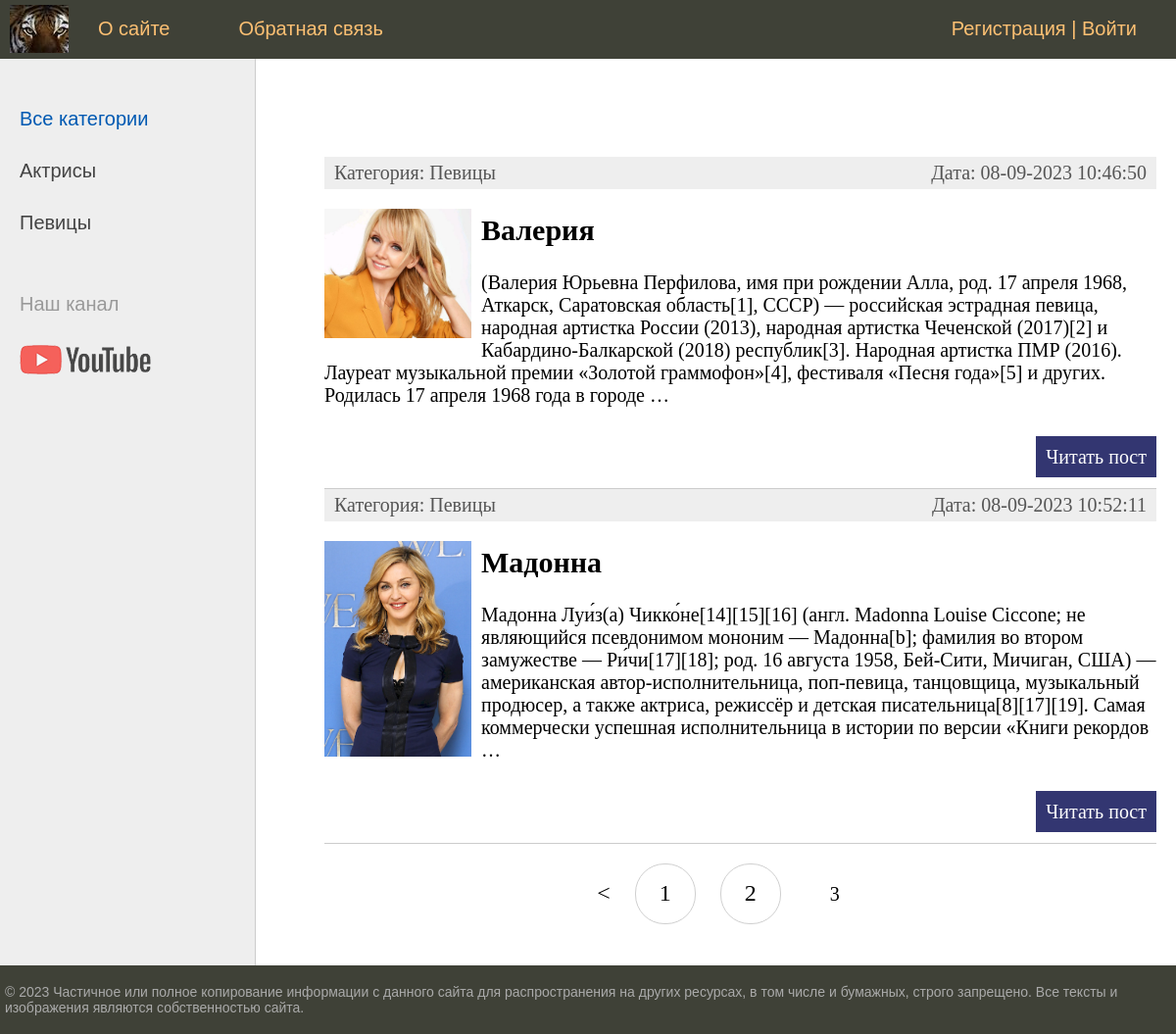
Page /?page=3 on the earlier database version.
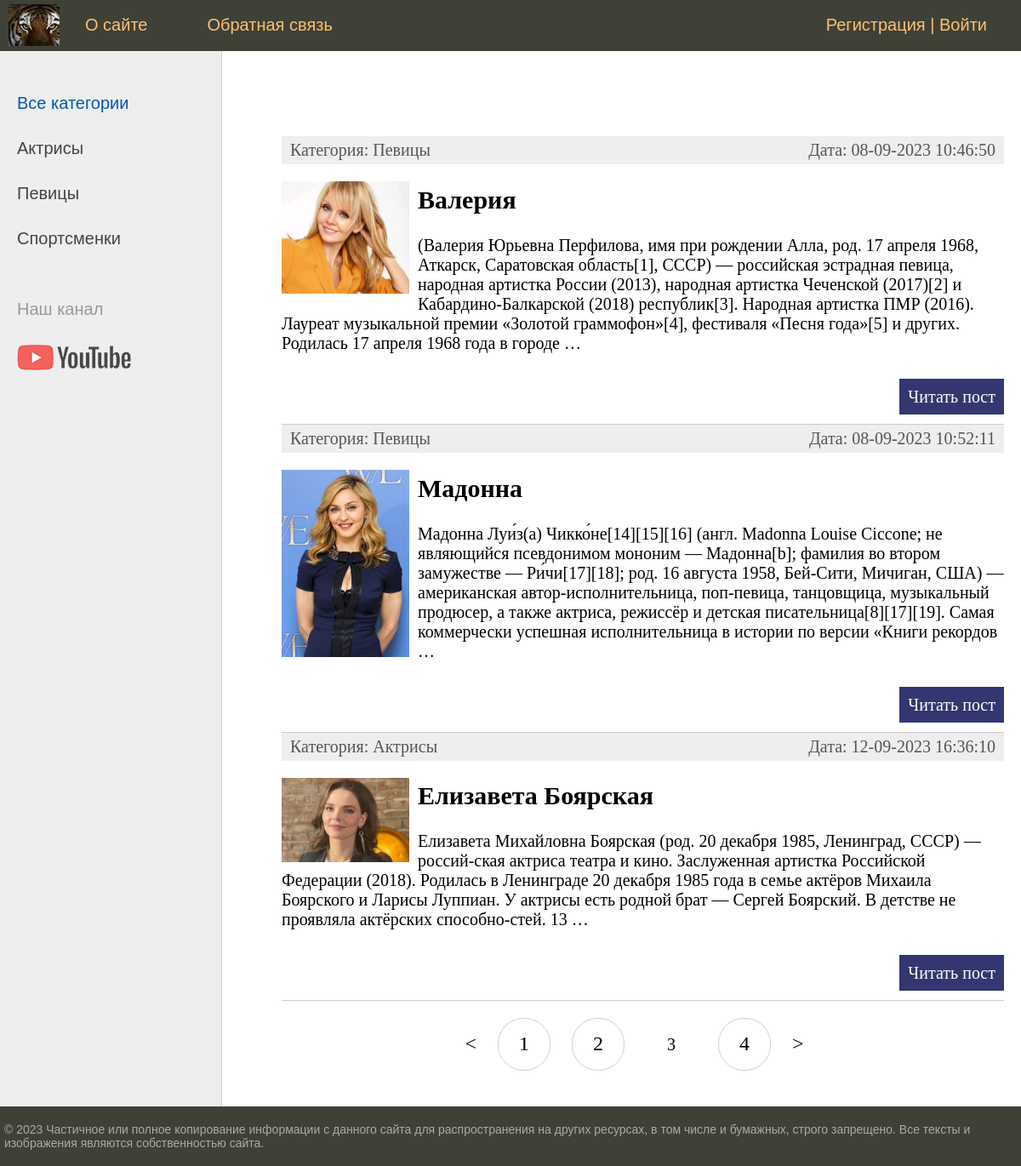
Same page on the later database version.
### women/models.py (models this page shows, shortened)
class Category(models.Model):
    name = models.CharField(
        max_length=100, db_index=True, verbose_name='Категория')
    slug = models.SlugField(max_length=255, unique=True,
                            db_index=True, verbose_name='URL')
    def __str__(self):
        return self.name
    def get_absolute_url(self):
        return reverse("category", kwargs={"cat_slug": self.slug})
    class Meta:
        verbose_name = 'Категории'
        verbose_name_plural = 'Категории'
        ordering = ['id']

class Women(models.Model):
    title = models.CharField(max_length=255, verbose_name='Заголовок')
    slug = models.SlugField(max_length=255, unique=True,
                            db_index=True, verbose_name='URL')
    content = models.TextField(blank=True, verbose_name='Текст статьи')
    photo = models.ImageField(
        upload_to='photos/%Y/%m/%d/', verbose_name='Фото')
    time_create = models.DateTimeField(
        auto_now_add=True, verbose_name='Время создания')
    time_update = models.DateTimeField(
        auto_now=True, verbose_name='Время изменения')
    is_published = models.BooleanField(default=True, verbose_name='Публикация')
    cat = models.ForeignKey(
        'Category', on_delete=models.PROTECT, verbose_name='Категории')
    def get_absolute_url(self):
        return reverse("post", kwargs={"post_slug": self.slug})
    class Meta:
        verbose_name = 'Известные женщины'
        verbose_name_plural = 'Известные женщины'
        ordering = ['time_create', 'title']

### women/views.py (the view)
# urls.py: path('', views.WomenHome.as_view(), name='home'),  # cache_page(60)(views.WomenHome.as_view())
class WomenHome(DataMixin, ListView):
    model = Women
    template_name = 'women/index.html'
    context_object_name = 'posts'
    def get_context_data(self, *, object_list=None, **kwargs):
        context = super().get_context_data(**kwargs)
        c_def = self.get_user_context(title="Главная страница")
        return context | c_def
    def get_queryset(self):
        return Women.objects.filter(is_published=True).select_related('cat')

### women/utils.py (called while the page is built)
    def get_user_context(self, **kwargs):
        context = kwargs
        cats = Category.objects.annotate(Count('women'))
        user_menu = menu.copy()
        if not self.request.user.is_authenticated:
            user_menu.pop(1)
        context['menu'] = user_menu
        context['cats'] = cats
        if 'cat_selected' not in context:
            context['cat_selected'] = 0
        return context

### women/templates/women/index.html (shortened to what this page needs)
{% extends 'women/base.html' %} {% block content %}
<ul class="list-articles">
  {% for p in posts %}
  <li><div class='article-panel'>
    <p class='first'>Категория: {{p.cat}}</p>
    <p class='last'>Дата: {{p.time_update|date:"d-m-Y H:i:s"}}</p>
  </div>
{% if p.photo %}
  <p><img class="img-article-left thumb" src="{{p.photo.url}}"></p>
{% endif %}
    <h2>{{ p.title }}</h2>
    {% autoescape on %} {{p.content|linebreaks|truncatewords:50}}
    {% endautoescape %}
    <p class="link-read-post">
      <a href="{{ p.get_absolute_url }}">Читать пост</a>
    </p>
  </li>
  {% endfor %}
</ul>
{% endblock %}

### women/templates/women/base.html (shortened to what this page needs)
{% load static %}
{% load women_tags %}
<!DOCTYPE html>
<html>
<head>
	<link type="text/css" href="{% static 'women/css/styles.css' %}" rel="stylesheet" />
</head>
<body>
<table class="table-page" border=0 cellpadding="0" cellspacing="0">
<tr><td valign=top>
{% block mainmenu %}
		<div class="header">
			<ul id="mainmenu" class="mainmenu">
			<li class="logo"><a href="{% url 'home' %}"><div class="logo"></div></a></li>
{% for m in menu %}
			<li><a href="{% url m.url_name %}">{{m.title}}</a></li>
{% endfor %}
			{% if request.user.is_authenticated %}
			<li class="last"> {{user.username}} | <a href="{% url 'logout' %}">Выйти</a></li>
			{% else %}
			<li class="last"><a href="{% url 'register' %}">Регистрация</a> | <a href="{% url 'login' %}">Войти</a></li>
			{% endif %}
			</ul>
		</div>
{% endblock mainmenu %}
<table class="table-content" border=0 cellpadding="0" cellspacing="0">
<tr>
	<td valign="top" class="left-chapters">
	<ul id="leftchapters">
{% if cat_selected == 0 %}
		<li class='selected'>Все категории</li>
{% else %}
		<li><a href="{% url 'home' %}">Все категории</a></li>
{% endif %}
{% for c in cats %}
{% if c.women__count > 0 %}
	{% if c.pk == cat_selected %}
		<li class='selected'>{{c.name}}</li>
	{% else %}
		<li><a href="{{ c.get_absolute_url }}">{{c.name}}</a></li>
	{% endif %}
{% endif %}
{% endfor %}
		<li class="share">
		<p>Наш канал</p>
		<a class="share-yt" href="https://www.youtube.com/channel/UChuUF3vVD_1kyIN5po31eXw" target="_blank" rel="nofollow"></a>
		</li>
	</ul>
</td>
<td valign="top" class="content">
	<div class="content-text">
{% block content %}
{% endblock %}
{% if page_obj.has_other_pages %}
<nav class="list-pages">
    <ul>
{% if page_obj.has_previous %}
<li "page-num">
	<a href="?page={{ page_obj.previous_page_number }}">&lt</a>
</li>
{% endif %}
        {% for p in paginator.page_range %}
		{% if page_obj.number == p %}
		<li class="page-num page-num-selected">{{ p }}</li>
		{% elif p >= page_obj.number|add:-2 and p <= page_obj.number|add:2 %}
		<li class="page-num">
            <a href="?page={{ p }}">{{ p }}</a>
        </li>
        {% endif %}
        {% endfor %}
{% if page_obj.has_next %}
<li "page-num">
	<a href="?page={{ page_obj.next_page_number }}">&gt</a>
	</li>
	{% endif %}
    </ul>
</nav>
{% endif %}
	</div>
</td></tr></table>
</td></tr>
<tr><td valign=top>
	<div id="footer">
		<p>&copy; 2023 Частичное или полное копирование информации с данного
      сайта для распространения на других ресурсах, в том числе и
      бумажных, строго запрещено. Все тексты и изображения являются
      собственностью сайта.</p>
	</div>
</td></tr></table>
</body>
</html>

### women/static/women/css/styles.css (style rules this page uses)
html, body { font-family: 'Arial'; margin: 0; padding: 0; height: 100%; width: 100%; color: #444; }
a { color: #0059b2; text-decoration: none; }
img { max-width: 600px; height: auto; }
img.img-article-left { max-width: 300px; height: auto; float: left; padding: 0 10px 10px 0; }
img.img-article-left.thumb { max-width: 150px; height: auto; }
p.link-read-post { text-align: right; }
p.link-read-post a { padding: 10px; min-width: 100px; background: #333671; color: #fff; text-decoration: none; }
div.article-panel { background: #eee; padding: 5px 10px 5px 10px; box-sizing: border-box; overflow: hidden; color: #555; }
div.article-panel p.first { margin: 0; float: left; }
div.article-panel p.last { margin: 0; float: right; }
ul.list-articles { list-style: none; margin: 0; padding: 0; }
ul.list-articles li { border-bottom: 1px solid #ccc; }
.table-page { width: 100%; height: 100%; vertical-align: top; }
.table-page tr { height: 100%; }
.header { background: #3F4137; height: 60px; }
.logo { background: url('../images/logo.png') no-repeat 10px 5px; width: 70px; height: 60px; }
ul.mainmenu { list-style: none; margin: 0; padding: 0; height: 60px; color: #fdc073; font-size: 20px; overflow: hidden; }
ul.mainmenu li { float: left; margin: 18px 40px 0 30px; }
ul.mainmenu li.logo { margin: 0; }
ul.mainmenu li.last { float: right; }
ul.mainmenu li a { color: #fdc073; text-decoration: none; }
.table-content { width: 100%; min-height: 100%; height: 100%; }
.left-chapters { margin: 0; background: #eee; border-right: 1px solid #ccc; min-height: 100%; }
.left-chapters ul { width: 230px; min-height: 100%; margin: 0; padding: 20px 10px 10px 20px; list-style: none; font-size: 20px; }
.left-chapters ul li { margin: 30px 0 0 0; color: #999; }
.left-chapters ul li.selected { color: #0059b2; }
.left-chapters ul li a { color: #444; text-decoration: none; }
.left-chapters ul li.share { margin: 60px 0 0 0; }
.left-chapters ul li.share p { margin: 30px 0 30px 0; }
.left-chapters ul li.share a { display: inline-block; width: 40px; height: 40px; margin: 0 20px 0 0; }
.left-chapters ul li.share a.share-yt { width: 100%; height: 30px; background: url('../images/share_yt.png') no-repeat 0 0 }
.content { padding: 40px 20px 20px 40px; width: 100%; box-sizing: border-box; }
.content-text { margin: 60px 0 0 30px; color: #000; font-size: 20px; font-family: Yandex Sans Display Light; }
#footer { box-sizing: border-box; background: #3F4137; padding: 5px; color: #aaa; font-size: 14px; font-family: Verdana, Geneva, Arial, Helvetica; text-align: left; overflow: hidden; }
.list-pages { text-align: center; margin: 0 0 20px 0; }
.list-pages ul { margin: 20px 0 0 0; padding: 0; list-style: none; }
.list-pages ul li { display: inline-block; margin: 0 20px 0 0; }
.list-pages a { color: #000; font-size: 24px; text-decoration: none; }
.list-pages .page-num, .page-num-selected { display: inline-block; width: 60px; height: 44px; padding: 16px 0 0 0; border: 1px solid #d0d0d0; border-radius: 30px; }
.list-pages .page-num-selected { border: none; color: #000; font-size: 20px; }

Differences in the rows shown:
added Category: name "Спортсменки"
added Women: cat "Актрисы", time_update "12-09-2023 16:36:10", photo (picture), title "Елизавета Боярская", content "Елизавета Михайловна Боярская (род. 20 декабря 1985, Ленинград, СССР) — россий-ская актриса театра и кино. Заслуженная артистка Российской Федерации (2018). Родилась в Ленинграде 20 декабря 1985 года в семье актёров Михаила Боярского и Ларисы Луппиан. У актрисы есть родной брат — Сергей Боярский. В детстве не проявляла актёрских способно-стей. 13 …"
Other differences:
new list line: "4"
